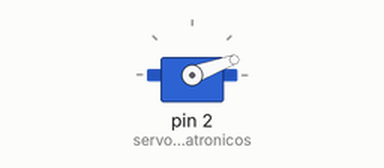
This sketch was run on a simulated Arduino Uno, built with avr-gcc and run on an emulated ATmega328P. Shown: servo.

Above: at 0.05 s.
At 3.0 s:
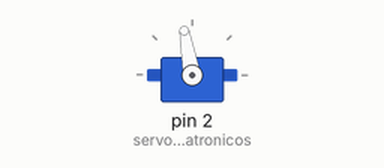
At 6.0 s:
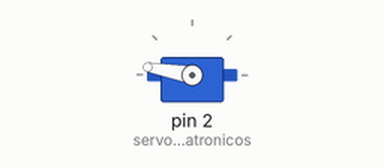
Timing chart, 0 to 7.8 s (numbered marks = the images above):
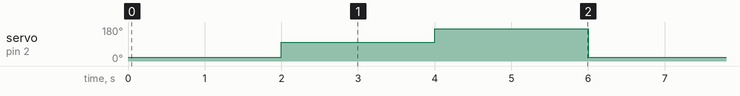

Measured:
- by itself, servo on pin 2 (servomecatronicos): repeats every 6.0 s: 170° 2.0 s, 20° 2.0 s, 100° 2.0 s

The sketch:

sketch_mar10a.ino
```cpp
#include <Servo.h>
Servo servomecatronicos;
void setup() {
servomecatronicos.attach(2);   // put your setup code here, to run once:
servomecatronicos.write(100);
}

void loop() {
 servomecatronicos.write(20);  // put your main code here, to run repeatedly:
 delay(2000);
  servomecatronicos.write(100);
  delay(2000);
   servomecatronicos.write(170);
   delay(2000);
}
```
